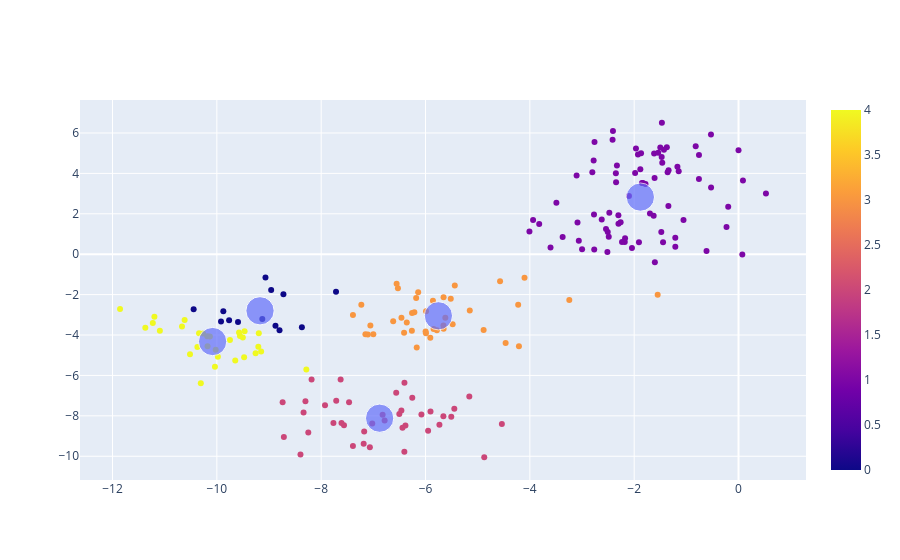

This figure's notebook cell:
### Code cell
grafico1 = px.scatter(x = X_random[:,0], y = X_random[:,1], color = rotulos)
grafico2 = px.scatter(x = centroides[:,0], y = centroides[:,1], size = [5,5,5,5,5])
grafico3 = go.Figure(data = grafico1.data + grafico2.data)
grafico3.show()

### Figure 1 — Plotly figure (JSON) as saved in the notebook; plotly's stock layout.template omitted (floating-point values rounded to 4 significant figures; data arrays with more than 128 entries replaced by an {"elided": "..."} marker saying what was removed)
{"data": [{"hovertemplate": "x=%{x}<br>y=%{y}<br>color=%{marker.color}<extra></extra>", "legendgroup": "", "marker": {"color": {"elided": "200 int values"}, "coloraxis": "coloraxis", "symbol": "circle"}, "mode": "markers", "name": "", "orientation": "v", "showlegend": false, "type": "scatter", "x": {"elided": "200 float values"}, "xaxis": "x", "y": {"elided": "200 float values"}, "yaxis": "y"}, {"hovertemplate": "x=%{x}<br>y=%{y}<br>size=%{marker.size}<extra></extra>", "legendgroup": "", "marker": {"color": "#636efa", "size": [5, 5, 5, 5, 5], "sizemode": "area", "sizeref": 0.0125, "symbol": "circle"}, "mode": "markers", "name": "", "orientation": "v", "showlegend": false, "type": "scatter", "x": [-9.172, -1.881, -6.88, -5.753, -10.08], "xaxis": "x", "y": [-2.801, 2.828, -8.116, -3.049, -4.323], "yaxis": "y"}], "layout": {}}
